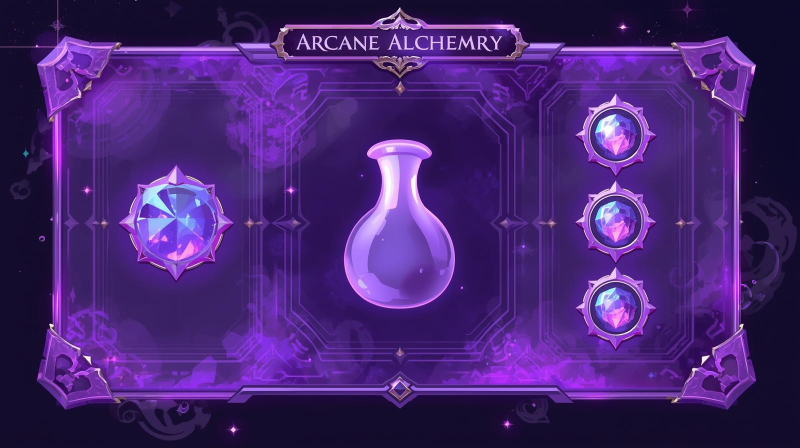
#> input picture reference_data/gui/block/alchemy_table.jpg, 1600 x 896 px (shown at 1/2 size)
$ python abc.py
#> lines starting #> are read from the running program, lines starting #| are printed output that depends on the picture
from PIL import Image

# เปิดไฟล์ภาพต้นฉบับ
img = Image.open("alchemy_table.jpg")
#> img is the input picture: PIL image 1600x896 RGB; mean R, G, B 70.2, 36.5, 114.3

# ปรับขนาดเป็น 256x256
resized = img.resize((256, 256), Image.LANCZOS)
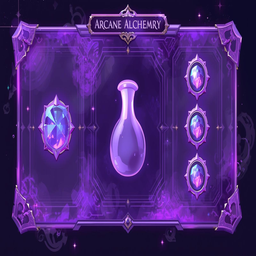
#> resized: PIL image 256x256 RGB; mean R, G, B 70.2, 36.5, 114.3

# บันทึกไฟล์ใหม่
resized.save("alchemy_table_256.png")

print("บันทึกภาพขนาด 256x256 เรียบร้อยแล้ว")
